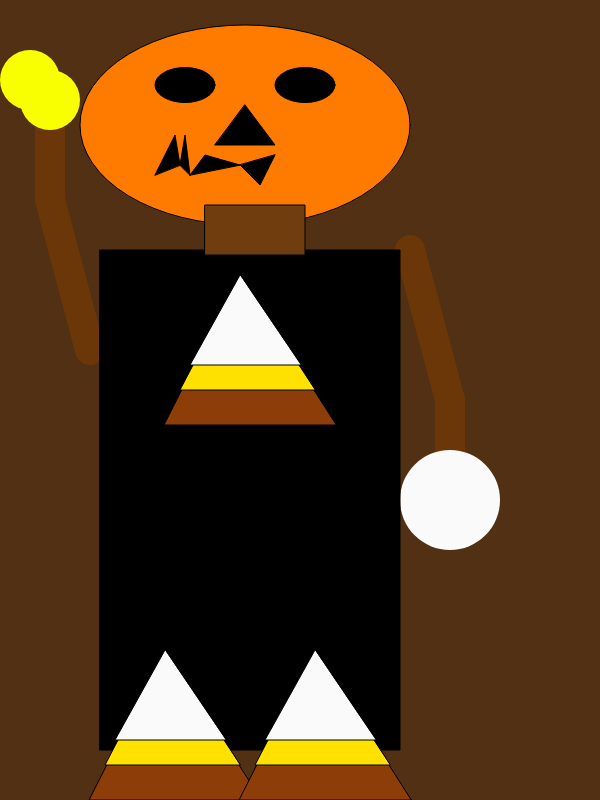
Frame 1 (no input)
Frame 60 (no input): identical to frame 1, image omitted
Frame 120 (the mouse pressed at the canvas centre since frame 60): identical to frame 1, image omitted

The p5.js sketch that drew this single still picture (run headless with seeded random() and noise() and a simulated clock; from frame 60 on, the mouse is pressed at the canvas centre):

// p5.js sketch
// ── sketch.js
function setup() {
    // create a canvas
    createCanvas( 600, 800 );
}

function draw() {

    // background
    background( 'rgb(81, 48, 20)');


    push();

    // set the grid center( x:0, y:0 )
    // to canvas center
    translate( 250, 350 );


    /* ARMS */

    push();
    translate( 0, -50 );

    // left arm
    stroke( 'rgba(107, 55, 9, 1.0)' );
    strokeWeight( 30 );
    line(-160, 50, -200, -100);
    line( -200, -100, -200, -210 );

    // hand
    stroke( 'rgb(250, 255, 0)' );
    strokeWeight( 60 );
    point( -200, -200 );
    point(-220, -220);


    // right arm
    rotate( PI );
    stroke( 'rgba(107, 55, 9, 1.0)' );
    strokeWeight( 30 );
    line(-160, 50, -200, -100);
    line( -200, -100, -200, -210 );

    // hand
    stroke( 'rgb(250, 250, 250)' );
    strokeWeight( 100 );
    point( -200, -200 );


    pop(); // ARMS END



    /* BODY */

    push();
    // main shirt rectangle
    fill( 'rgb( 0, 0, 0)' );
    rect( -150, -100, 300, 500 );

    pop();



    // candycorn
    fill( 'rgb(140, 61, 8)');
    triangle(-10, -75, -86, 75, 86, 75 );
    // 	Number: x-coordinate of the first point
// y1	Number: y-coordinate of the first point
// x2	Number: x-coordinate of the second point
// y2	Number: y-coordinate of the second point
// x3	Number: x-coordinate of the third point
// y3	Number: y-coordinate of the third point
fill( 'rgb(255, 225, 0)');
triangle(-10,-75, -70, 40, 65, 40);

fill( 'rgb(250, 250, 250)');
triangle(-10,-75, -60, 15, 51, 15);


    pop(); // BODY END!



    /* LEGS */

    push();
// candy corn!
translate (175, 725)
//left leg
fill( 'rgb(140, 61, 8)');
triangle(-10, -75, -86, 75, 86, 75 );

fill( 'rgb(255, 225, 0)');
triangle(-10,-75, -70, 40, 65, 40);

fill( 'rgb(250, 250, 250)');
triangle(-10,-75, -60, 15, 51, 15);

//right leg
translate (150, 0)
fill( 'rgb(140, 61, 8)');
triangle(-10, -75, -86, 75, 86, 75 );

fill( 'rgb(255, 225, 0)');
triangle(-10,-75, -70, 40, 65, 40);

fill( 'rgb(250, 250, 250)');
triangle(-10,-75, -60, 15, 51, 15);



    /* HEAD */

    push();

translate(-80, -600 );
    fill( 'rgb(255, 123, 0)' );
    ellipse( 0, 0, 330, 200 );



    // nose
    fill('rgb(0,0,0)');
    triangle( 0, -20, 30, 20, -30, 20 );

    // eyes
    // left
    push();
    translate( -60, -40 );

    fill('rgb(0, 0, 0)');
    ellipse( 0, 0, 60, 35 );



    pop();

    // right
    push();
    translate( 60, -40 );

    fill('rgb(0, 0, 0)');
    ellipse( 0, 0, 60, 35 );

//mouth

  fill('rgb(0,0,0)');
  triangle(-150,90,-130,50,-125,80)
  fill('rgb(0,0,0)');
  triangle(-125,80,-120,50,-115,90)
  fill('rgb(0,0,0)');
  triangle(-115,90,-100,70,-65,80)
  fill('rgb(0,0,0)');
  triangle(-65,80, -45, 100, -30, 70)

//neck
fill('rgb(112,61,14)');
rect(-100, 120, 100, 50)

    pop();

    pop(); // HEAD END


    pop();
}
